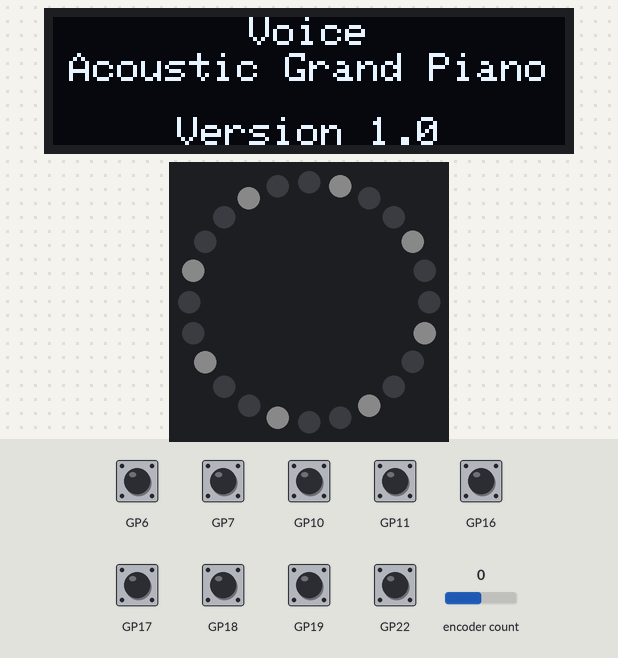
A program run on a simulated Raspberry Pi Pico running CircuitPython. Shown: 128×32 one-colour display, 24 RGB LEDs in a ring, first at the top, clockwise. The test bench sets the inputs (shaded band); at power-on: GP6, GP7, GP10, GP11, GP16–19, GP22 HIGH, encoder count 0. Dim RGB values are drawn brighter than linear; MIDI messages are not drawn; what the program prints to the serial console is not drawn.

Above: at 2.2 s.
2.3 s: encoder count set to -1
At 2.7 s:
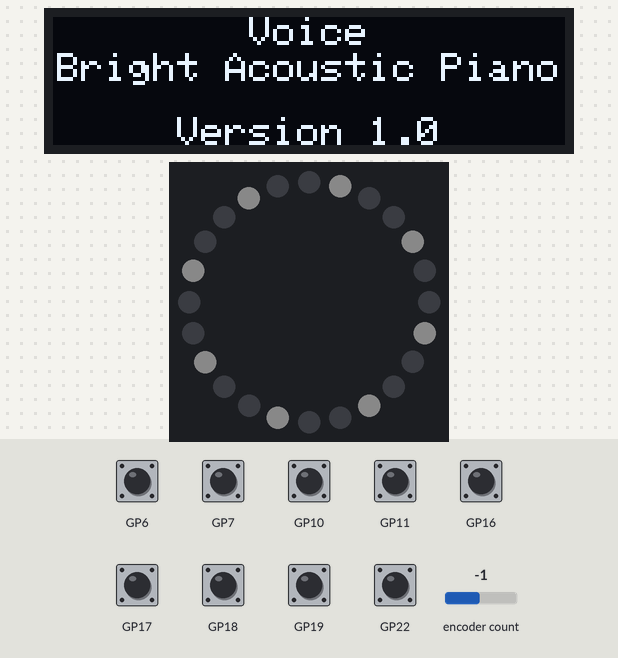
3.8 s: GP6 pulled LOW for 0.15 s
5.4 s: GP22 pulled LOW for 0.15 s
At 5.7 s:
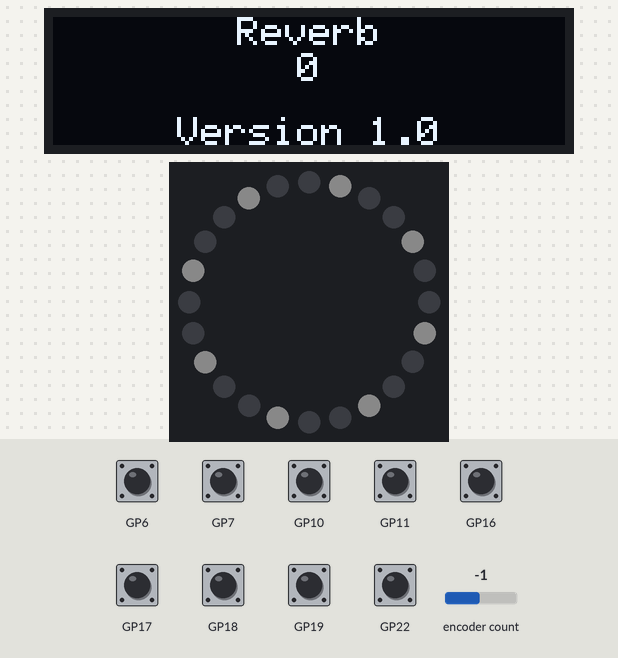
7.0 s: GP7 pulled LOW for 0.15 s
8.6 s: GP22 pulled LOW for 1 s
At 9.3 s:
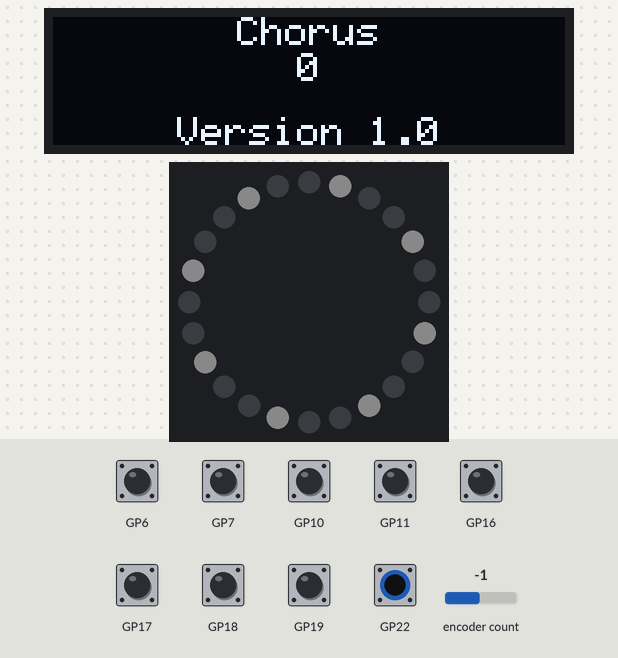
11.1 s: GP10 pulled LOW for 0.15 s
Timing chart, 0 to 13.7 s (numbered marks = the images above; inputs shaded):
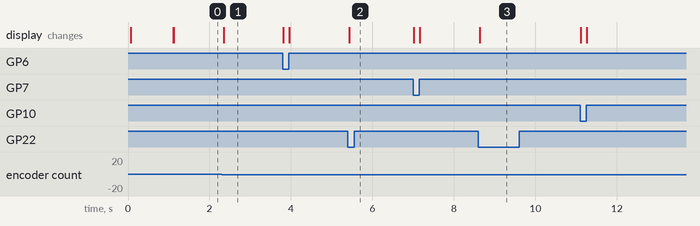

The program:

code.py
```python
#Example 4: Complete keyboard

version="Version 1.0"

import time
import usb_midi
import adafruit_midi
from adafruit_midi.note_on import NoteOn
from adafruit_midi.note_off import NoteOff
from adafruit_midi.program_change import ProgramChange
from adafruit_midi.control_change import ControlChange

import busio as io
import board
from digitalio import DigitalInOut, Pull
from adafruit_debouncer import Debouncer
import adafruit_ssd1306
import rotaryio
import neopixel

class Col:

    RED = (255, 0, 0)
    YELLOW = (255, 150, 0)
    GREEN = (0, 255, 0)
    CYAN = (0, 255, 255)
    BLUE = (0, 0, 255)
    MAGENTA = (255, 0, 255)
    WHITE = (255, 255, 255)
    BLACK = (0, 0, 0)
    GREY = (10, 10, 10)
    VIOLET = (127,0,155)
    INDIGO = (75,0,130)
    ORANGE = (255,165,0)

    values=(RED, GREEN, BLUE, YELLOW, MAGENTA, CYAN, GREY, WHITE)

    @staticmethod
    def dim(col):
        return (col[0]/40, col[1]/40, col[2]/40)

MUSIC_STATE = 0
DRUMS_STATE = 1

NO_OF_STATES = 2

state_number = 0

class Key():
    def __init__(self, pin, midi_note, drum_note,pixel):
        self.pin = pin
        tmp_pin = DigitalInOut(pin)
        tmp_pin.pull = Pull.UP
        self.debouncer = Debouncer(tmp_pin,interval=0.01)
        self.midi_note = midi_note
        self.drum_note = drum_note
        self.pixel = pixel
        self.note_playing = False

    def play_note(self):
        midi.send(NoteOn(self.midi_note, 100))
        self.note_playing = True
        pixels[self.pixel]=Col.RED

    def clear_note(self):
        if self.note_playing:
            midi.send(NoteOff(self.midi_note, 100))
            self.note_playing = False
        pixels[self.pixel]=Col.GREY

    def clear_drum(self):
        pixels[self.pixel]=Col.BLUE

    def play_drum(self):
        midi.send(NoteOn(self.drum_note, 100),channel=9)
        pixels[self.pixel]=Col.CYAN

    def clear(self):
        if state_number == 0:
            self.clear_note()
        elif state_number == 1:
            self.clear_drum()

    def play(self):
        if state_number == 0:
            self.play_note()
        elif state_number == 1:
            self.play_drum()

    def update(self):
        self.debouncer.update()

        if self.debouncer.fell:
            self.play()

        if self.debouncer.rose:
            self.clear()

class Display():

    WIDTH=128
    HEIGHT=32

    def __init__(self,sda,scl,orientation=1):
        print("Display starting")
        self.i2c = io.I2C(sda, scl)
        self.oled = adafruit_ssd1306.SSD1306_I2C(Display.WIDTH, Display.HEIGHT, self.i2c)
        if orientation==1:
            self.oled.rotation = 2
        else:
            self.oled.rotation = 0
        self.topline=""
        self.midline=""
        self.baseline=""
        self.old_topline=""
        self.old_midline=""
        self.old_baseline=""
        self.oled.fill(0)

    def place_text(self,text,y,size):
        x = int((Display.WIDTH-(len(text)*6*size))/2)
        self.oled.text(text,x,y,1,size=size)

    def render(self):
        oled = self.oled
        oled.fill(0)
        self.place_text(self.topline,0,1)
        self.place_text(self.midline,9,1)
        self.place_text(self.baseline,25,1)
        self.oled.show()

    def update(self):
        if self.topline==self.old_topline and self.midline==self.old_midline and self.baseline==self.old_baseline:
            return
        self.render()
        self.old_topline = self.topline
        self.old_midline = self.midline
        self.old_baseline = self.baseline

midi_instruments = [
    ("Acoustic Grand Piano", 0),
    ("Bright Acoustic Piano", 1),
    ("Electric Grand Piano", 2),
    ("Honky-tonk Piano", 3),
    ("Electric Piano 1", 4),
    ("Electric Piano 2", 5),
    ("Harpsichord", 6),
    ("Clavinet", 7),
    ("Celesta", 8),
    ("Glockenspiel", 9),
    ("Music Box", 10),
    ("Vibraphone", 11),
    ("Marimba", 12),
    ("Xylophone", 13),
    ("Tubular Bells", 14),
    ("Dulcimer", 15),
    ("Drawbar Organ", 16),
    ("Percussive Organ", 17),
    ("Rock Organ", 18),
    ("Church Organ", 19),
    ("Reed Organ", 20),
    ("Accordion", 21),
    ("Harmonica", 22),
    ("Tango Accordion", 23),
    ("Acoustic Guitar (nylon)", 24),
    ("Acoustic Guitar (steel)", 25),
    ("Electric Guitar (jazz)", 26),
    ("Electric Guitar (clean)", 27),
    ("Electric Guitar (muted)", 28),
    ("Overdriven Guitar", 29),
    ("Distortion Guitar", 30),
    ("Guitar Harmonics", 31),
    ("Acoustic Bass", 32),
    ("Electric Bass (finger)", 33),
    ("Electric Bass (pick)", 34),
    ("Fretless Bass", 35),
    ("Slap Bass 1", 36),
    ("Slap Bass 2", 37),
    ("Synth Bass 1", 38),
    ("Synth Bass 2", 39),
    ("Violin", 40),
    ("Viola", 41),
    ("Cello", 42),
    ("Contrabass", 43),
    ("Tremolo Strings", 44),
    ("Pizzicato Strings", 45),
    ("Orchestral Harp", 46),
    ("Timpani", 47),
    ("String Ensemble 1", 48),
    ("String Ensemble 2", 49),
    ("Synth Strings 1", 50),
    ("Synth Strings 2", 51),
    ("Choir Aahs", 52),
    ("Voice Oohs", 53),
    ("Synth Choir", 54),
    ("Orchestra Hit", 55),
    ("Trumpet", 56),
    ("Trombone", 57),
    ("Tuba", 58),
    ("Muted Trumpet", 59),
    ("French Horn", 60),
    ("Brass Section", 61),
    ("Synth Brass 1", 62),
    ("Synth Brass 2", 63),
    ("Soprano Sax", 64),
    ("Alto Sax", 65),
    ("Tenor Sax", 66),
    ("Baritone Sax", 67),
    ("Oboe", 68),
    ("English Horn", 69),
    ("Bassoon", 70),
    ("Clarinet", 71),
    ("Piccolo", 72),
    ("Flute", 73),
    ("Recorder", 74),
    ("Pan Flute", 75),
    ("Blown Bottle", 76),
    ("Shakuhachi", 77),
    ("Whistle", 78),
    ("Ocarina", 79),
    ("Lead 1 (square)", 80),
    ("Lead 2 (sawtooth)", 81),
    ("Lead 3 (calliope)", 82),
    ("Lead 4 (chiff)", 83),
    ("Lead 5 (charang)", 84),
    ("Lead 6 (voice)", 85),
    ("Lead 7 (fifths)", 86),
    ("Lead 8 (bass+lead)", 87),
    ("Pad 1 (new age)", 88),
    ("Pad 2 (warm)", 89),
    ("Pad 3 (polysynth)", 90),
    ("Pad 4 (choir)", 91),
    ("Pad 5 (bowed)", 92),
    ("Pad 6 (metallic)", 93),
    ("Pad 7 (halo)", 94),
    ("Pad 8 (sweep)", 95),
    ("FX 1 (rain)", 96),
    ("FX 2 (soundtrack)", 97),
    ("FX 3 (crystal)", 98),
    ("FX 4 (atmosphere)", 99),
    ("FX 5 (brightness)", 100),
    ("FX 6 (goblins)", 101),
    ("FX 7 (echoes)", 102),
    ("FX 8 (sci-fi)", 103),
    ("Sitar", 104),
    ("Banjo", 105),
    ("Shamisen", 106),
    ("Koto", 107),
    ("Kalimba", 108),
    ("Bagpipe", 109),
    ("Fiddle", 110),
    ("Shanai", 111),
    ("Tinkle Bell", 112),
    ("Agogo", 113),
    ("Steel Drums", 114),
    ("Woodblock", 115),
    ("Taiko Drum", 116),
    ("Melodic Tom", 117),
    ("Synth Drum", 118),
    ("Reverse Cymbal", 119),
    ("Guitar Fret Noise", 120),
    ("Breath Noise", 121),
    ("Seashore", 122),
    ("Bird Tweet", 123),
    ("Telephone Ring", 124),
    ("Helicopter", 125),
    ("Applause", 126),
    ("Gunshot", 127),
]

class VoiceSetting:

    def __init__(self):
        self.name = "Voice"
        self.set(0)

    def update(self,change):

        if change==0:
            return

        new_voice = self.voice + change

        if new_voice<0:
            new_voice=0

        if new_voice > len(midi_instruments):
            new_voice = len(midi_instruments)

        if new_voice == self.voice:
            return

        self.set(new_voice)

    def set(self,voice):
        if voice<0 or voice>=len(midi_instruments):
            return

        self.voice = voice
        (voice_name,number)=midi_instruments[voice]
        midi.send(ProgramChange(number))

    def show(self):
        display.topline=self.name
        (voice_name,number)=midi_instruments[self.voice]
        display.midline=voice_name

class ControlSetting:

    def __init__(self,name, message_number,initial_value=0):
        self.name = name
        self.message_number = message_number
        self.set(initial_value)

    def update(self,change):

        if change==0:
            return

        new_level = self.level + change

        if new_level<0:
            new_level=0

        if new_level > 127:
            new_voice = 127

        if new_level == self.level:
            return

        self.set(new_level)


    def set(self,level):
        if level<0 or level>127:
            return
        self.level=level
        midi.send(ControlChange(self.message_number, level))

    def show(self):
        display.topline=self.name
        display.midline=str(self.level)

class MusicBox():

    def __init__(self,
                 notes,
                 midi_tx, midi_rx,
                 encoder_a,encoder_b,encoder_button,
                 display_sda,display_scl,
                 pixel_pin, orientation=0):
        global midi
        global display
        global pixels
        pixels_per_note=3
        pixel = 1
        voice=0
        # Create keys
        keyboard = []
        for note in notes:
            (pin,midi_note,drum_note)=note
            keyboard.append(Key(pin,midi_note,drum_note,pixel))
            pixel=pixel=pixel+pixels_per_note

        self.keyboard = keyboard
        # Make encoder
        self.encoder= rotaryio.IncrementalEncoder(encoder_a, encoder_b)
        self.old_encoder_pos = self.encoder.position
        # Make encoder button
        tmp_pin = DigitalInOut(encoder_button)
        tmp_pin.pull = Pull.UP
        self.encoder_button = Debouncer(tmp_pin,interval=0.01)
        self.encoder_pressed = False
        display = Display(display_sda,display_scl,orientation)
        display.topline="Music Box"
        display.midline="Rob Miles"
        display.baseline=version
        display.update()
        time.sleep(1)
        pixels_per_note = 3
        pixel_length = len(notes)*pixels_per_note
        pixels = neopixel.NeoPixel(pixel_pin,pixel_length,auto_write=False)

        for key in keyboard:
            pixels[key.pixel] = Col.GREY

        pixels.show()

        if midi_tx != None:
            uart = io.UART(board.GP12, board.GP13, baudrate=31250)
            midi = adafruit_midi.MIDI(midi_out=uart, out_channel=0)
        else:
            midi = adafruit_midi.MIDI(midi_out=usb_midi.ports[1], out_channel=0)

        self.settings = [ VoiceSetting(), ControlSetting("Reverb",91), ControlSetting("Chorus",93), ControlSetting("Vibrato",1), ControlSetting("Portmanto",5) ]
        self.select_setting(0)

    def next_setting(self):
        new_setting = self.setting_number + 1
        if new_setting >= len(self.settings):
            new_setting=0
        self.select_setting(new_setting)

    def select_setting(self,number):
        if number<0 or number>=len(self.settings):
            return

        self.setting_number = number
        setting = self.settings[number]
        setting.show()

    def encoder_update(self):
        global state_number
        self.encoder_button.update()
        if self.encoder_button.fell:
            self.next_setting()
            self.encoder_down_time = time.monotonic()
            self.encoder_pressed=True
        if self.encoder_button.rose:
            self.encoder_pressed=False

        if self.encoder_pressed:

            current_time = time.monotonic()

            if current_time-self.encoder_down_time > 2.0:

                state_number = state_number + 1

                if state_number >= NO_OF_STATES:
                    state_number = 0

                for key in self.keyboard:
                    key.clear()

                self.encoder_down_time = current_time

        new_encoder_pos = self.encoder.position

        if new_encoder_pos == self.old_encoder_pos:
            return

        change = self.old_encoder_pos-new_encoder_pos

        self.old_encoder_pos=new_encoder_pos
        setting = self.settings[self.setting_number]
        setting.update(change)
        setting.show()

    def update(self):
        for key in self.keyboard:
            key.update()
        self.encoder_update()
        display.update()
        pixels.show()

ACOUSTIC_BASS_DRUM = 35
ACOUSTIC_SNARE = 38
CLOSED_HIHAT = 42
OPEN_HIHAT = 46
CRASH_CYMBAL_1 = 49
RIDE_CYMBAL_1 = 51
LOW_TOM = 45
LOW_FLOOR_TOM = 41

notes = [(board.GP6,60,ACOUSTIC_BASS_DRUM),
         (board.GP7,62,ACOUSTIC_SNARE),
         (board.GP10,64,CLOSED_HIHAT),
         (board.GP11,65,OPEN_HIHAT),
         (board.GP16,67,CRASH_CYMBAL_1),
         (board.GP17,69,RIDE_CYMBAL_1),
         (board.GP18,71,LOW_TOM),
         (board.GP19,72,LOW_FLOOR_TOM)]

box = MusicBox(notes,
               board.GP12, board.GP13, #midi
               board.GP21,board.GP20,board.GP22, # rotary
               board.GP5, board.GP4, #display
               board.GP0) #pixel

while True:
    box.update()
```

Measured:
- after the input at 2.3 s, the display: changes after 0.05 s (image 1)
- after the input at 5.4 s, the display: changes at once (image 2)
- after the input at 8.6 s, the display: changes at once (image 3)
